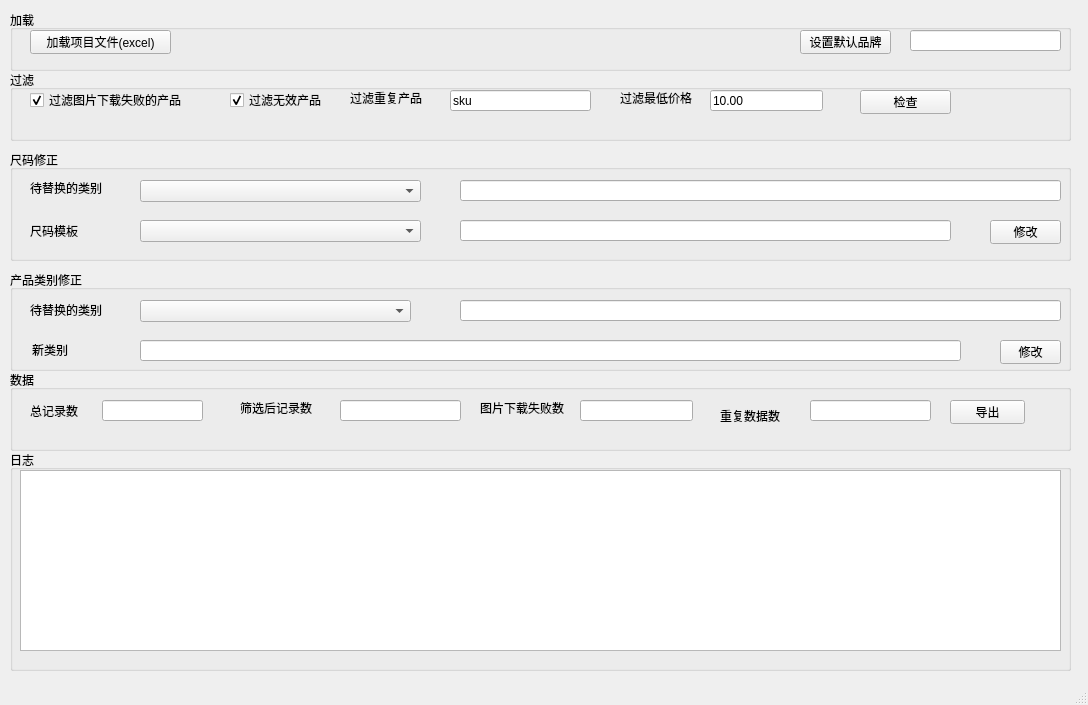
<?xml version="1.0" encoding="UTF-8"?>
<ui version="4.0">
 <class>MainWindow</class>
 <widget class="QMainWindow" name="MainWindow">
  <property name="geometry">
   <rect>
    <x>0</x>
    <y>0</y>
    <width>1088</width>
    <height>705</height>
   </rect>
  </property>
  <property name="windowTitle">
   <string>scrapy 数据导出工具</string>
  </property>
  <widget class="QWidget" name="centralwidget">
   <widget class="QGroupBox" name="groupBox">
    <property name="geometry">
     <rect>
      <x>10</x>
      <y>70</y>
      <width>1061</width>
      <height>71</height>
     </rect>
    </property>
    <property name="title">
     <string>过滤</string>
    </property>
    <widget class="QCheckBox" name="check_box_filter_image">
     <property name="geometry">
      <rect>
       <x>20</x>
       <y>20</y>
       <width>161</width>
       <height>20</height>
      </rect>
     </property>
     <property name="text">
      <string>过滤图片下载失败的产品</string>
     </property>
     <property name="checked">
      <bool>true</bool>
     </property>
    </widget>
    <widget class="QLineEdit" name="input_filter_repeat_product">
     <property name="geometry">
      <rect>
       <x>440</x>
       <y>20</y>
       <width>141</width>
       <height>21</height>
      </rect>
     </property>
     <property name="text">
      <string>sku</string>
     </property>
    </widget>
    <widget class="QLineEdit" name="input_filter_min_price">
     <property name="geometry">
      <rect>
       <x>700</x>
       <y>20</y>
       <width>113</width>
       <height>21</height>
      </rect>
     </property>
     <property name="text">
      <string>10.00</string>
     </property>
    </widget>
    <widget class="QLabel" name="label_5">
     <property name="geometry">
      <rect>
       <x>610</x>
       <y>20</y>
       <width>81</width>
       <height>16</height>
      </rect>
     </property>
     <property name="text">
      <string>过滤最低价格</string>
     </property>
    </widget>
    <widget class="QCheckBox" name="checkbox_filter_invalidate_product">
     <property name="geometry">
      <rect>
       <x>220</x>
       <y>20</y>
       <width>151</width>
       <height>20</height>
      </rect>
     </property>
     <property name="text">
      <string>过滤无效产品</string>
     </property>
     <property name="checked">
      <bool>true</bool>
     </property>
    </widget>
    <widget class="QLabel" name="label_6">
     <property name="geometry">
      <rect>
       <x>340</x>
       <y>20</y>
       <width>91</width>
       <height>16</height>
      </rect>
     </property>
     <property name="text">
      <string>过滤重复产品</string>
     </property>
    </widget>
    <widget class="QPushButton" name="button_check_data">
     <property name="geometry">
      <rect>
       <x>850</x>
       <y>20</y>
       <width>91</width>
       <height>24</height>
      </rect>
     </property>
     <property name="text">
      <string>检查</string>
     </property>
    </widget>
   </widget>
   <widget class="QGroupBox" name="groupBox_2">
    <property name="geometry">
     <rect>
      <x>10</x>
      <y>370</y>
      <width>1061</width>
      <height>81</height>
     </rect>
    </property>
    <property name="title">
     <string>数据</string>
    </property>
    <widget class="QLabel" name="label">
     <property name="geometry">
      <rect>
       <x>20</x>
       <y>30</y>
       <width>81</width>
       <height>21</height>
      </rect>
     </property>
     <property name="text">
      <string>总记录数</string>
     </property>
    </widget>
    <widget class="QLineEdit" name="input_total_quantity">
     <property name="geometry">
      <rect>
       <x>92</x>
       <y>30</y>
       <width>101</width>
       <height>21</height>
      </rect>
     </property>
     <property name="readOnly">
      <bool>true</bool>
     </property>
    </widget>
    <widget class="QLabel" name="label_2">
     <property name="geometry">
      <rect>
       <x>230</x>
       <y>30</y>
       <width>91</width>
       <height>16</height>
      </rect>
     </property>
     <property name="text">
      <string>筛选后记录数</string>
     </property>
    </widget>
    <widget class="QLineEdit" name="input_validate_quantity">
     <property name="geometry">
      <rect>
       <x>330</x>
       <y>30</y>
       <width>121</width>
       <height>21</height>
      </rect>
     </property>
     <property name="readOnly">
      <bool>true</bool>
     </property>
    </widget>
    <widget class="QLineEdit" name="input_image_failed_quantity">
     <property name="geometry">
      <rect>
       <x>570</x>
       <y>30</y>
       <width>113</width>
       <height>21</height>
      </rect>
     </property>
     <property name="readOnly">
      <bool>true</bool>
     </property>
    </widget>
    <widget class="QLabel" name="label_3">
     <property name="geometry">
      <rect>
       <x>470</x>
       <y>30</y>
       <width>91</width>
       <height>16</height>
      </rect>
     </property>
     <property name="text">
      <string>图片下载失败数</string>
     </property>
    </widget>
    <widget class="QLabel" name="label_4">
     <property name="geometry">
      <rect>
       <x>710</x>
       <y>30</y>
       <width>81</width>
       <height>31</height>
      </rect>
     </property>
     <property name="text">
      <string>重复数据数</string>
     </property>
    </widget>
    <widget class="QLineEdit" name="input_repeat_quantity">
     <property name="geometry">
      <rect>
       <x>800</x>
       <y>30</y>
       <width>121</width>
       <height>21</height>
      </rect>
     </property>
     <property name="readOnly">
      <bool>true</bool>
     </property>
    </widget>
    <widget class="QPushButton" name="button_export_data">
     <property name="geometry">
      <rect>
       <x>940</x>
       <y>30</y>
       <width>75</width>
       <height>24</height>
      </rect>
     </property>
     <property name="text">
      <string>导出</string>
     </property>
    </widget>
   </widget>
   <widget class="QGroupBox" name="groupBox_3">
    <property name="geometry">
     <rect>
      <x>10</x>
      <y>450</y>
      <width>1061</width>
      <height>221</height>
     </rect>
    </property>
    <property name="title">
     <string>日志</string>
    </property>
    <widget class="QTextEdit" name="textarea_log">
     <property name="geometry">
      <rect>
       <x>10</x>
       <y>20</y>
       <width>1041</width>
       <height>181</height>
      </rect>
     </property>
     <property name="readOnly">
      <bool>true</bool>
     </property>
    </widget>
   </widget>
   <widget class="QGroupBox" name="groupBox_4">
    <property name="geometry">
     <rect>
      <x>10</x>
      <y>10</y>
      <width>1061</width>
      <height>61</height>
     </rect>
    </property>
    <property name="title">
     <string>加载</string>
    </property>
    <widget class="QPushButton" name="button_load_project">
     <property name="geometry">
      <rect>
       <x>20</x>
       <y>20</y>
       <width>141</width>
       <height>24</height>
      </rect>
     </property>
     <property name="text">
      <string>加载项目文件(excel)</string>
     </property>
    </widget>
    <widget class="QLabel" name="label_project_file">
     <property name="geometry">
      <rect>
       <x>190</x>
       <y>21</y>
       <width>531</width>
       <height>20</height>
      </rect>
     </property>
     <property name="text">
      <string/>
     </property>
    </widget>
    <widget class="QPushButton" name="button_set_default_brand">
     <property name="geometry">
      <rect>
       <x>790</x>
       <y>20</y>
       <width>91</width>
       <height>24</height>
      </rect>
     </property>
     <property name="text">
      <string>设置默认品牌</string>
     </property>
    </widget>
    <widget class="QLineEdit" name="input_default_brand">
     <property name="geometry">
      <rect>
       <x>900</x>
       <y>20</y>
       <width>151</width>
       <height>21</height>
      </rect>
     </property>
    </widget>
   </widget>
   <widget class="QGroupBox" name="groupBox_5">
    <property name="geometry">
     <rect>
      <x>10</x>
      <y>150</y>
      <width>1061</width>
      <height>111</height>
     </rect>
    </property>
    <property name="title">
     <string>尺码修正</string>
    </property>
    <widget class="QComboBox" name="combo_box_category">
     <property name="geometry">
      <rect>
       <x>130</x>
       <y>30</y>
       <width>281</width>
       <height>22</height>
      </rect>
     </property>
    </widget>
    <widget class="QLabel" name="label_7">
     <property name="geometry">
      <rect>
       <x>20</x>
       <y>30</y>
       <width>81</width>
       <height>16</height>
      </rect>
     </property>
     <property name="text">
      <string>待替换的类别</string>
     </property>
    </widget>
    <widget class="QPushButton" name="button_update_size">
     <property name="geometry">
      <rect>
       <x>980</x>
       <y>70</y>
       <width>71</width>
       <height>24</height>
      </rect>
     </property>
     <property name="text">
      <string>修改</string>
     </property>
    </widget>
    <widget class="QLineEdit" name="input_size">
     <property name="geometry">
      <rect>
       <x>450</x>
       <y>70</y>
       <width>491</width>
       <height>21</height>
      </rect>
     </property>
    </widget>
    <widget class="QLabel" name="label_8">
     <property name="geometry">
      <rect>
       <x>20</x>
       <y>70</y>
       <width>71</width>
       <height>21</height>
      </rect>
     </property>
     <property name="text">
      <string>尺码模板</string>
     </property>
    </widget>
    <widget class="QComboBox" name="combobox_size_temolate">
     <property name="geometry">
      <rect>
       <x>130</x>
       <y>70</y>
       <width>281</width>
       <height>22</height>
      </rect>
     </property>
    </widget>
    <widget class="QLineEdit" name="input_category_pattern">
     <property name="geometry">
      <rect>
       <x>450</x>
       <y>30</y>
       <width>601</width>
       <height>21</height>
      </rect>
     </property>
    </widget>
   </widget>
   <widget class="QGroupBox" name="groupBox_6">
    <property name="geometry">
     <rect>
      <x>10</x>
      <y>270</y>
      <width>1061</width>
      <height>101</height>
     </rect>
    </property>
    <property name="title">
     <string>产品类别修正</string>
    </property>
    <widget class="QLabel" name="label_9">
     <property name="geometry">
      <rect>
       <x>20</x>
       <y>30</y>
       <width>91</width>
       <height>20</height>
      </rect>
     </property>
     <property name="text">
      <string>待替换的类别</string>
     </property>
    </widget>
    <widget class="QComboBox" name="combobox_category_name">
     <property name="geometry">
      <rect>
       <x>130</x>
       <y>30</y>
       <width>271</width>
       <height>22</height>
      </rect>
     </property>
    </widget>
    <widget class="QLineEdit" name="input_category_name_pattern">
     <property name="geometry">
      <rect>
       <x>450</x>
       <y>30</y>
       <width>601</width>
       <height>21</height>
      </rect>
     </property>
    </widget>
    <widget class="QLineEdit" name="input_new_category_name">
     <property name="geometry">
      <rect>
       <x>130</x>
       <y>70</y>
       <width>821</width>
       <height>21</height>
      </rect>
     </property>
    </widget>
    <widget class="QPushButton" name="button_upate_category_name">
     <property name="geometry">
      <rect>
       <x>990</x>
       <y>70</y>
       <width>61</width>
       <height>24</height>
      </rect>
     </property>
     <property name="text">
      <string>修改</string>
     </property>
    </widget>
    <widget class="QLabel" name="label_10">
     <property name="geometry">
      <rect>
       <x>22</x>
       <y>70</y>
       <width>71</width>
       <height>20</height>
      </rect>
     </property>
     <property name="text">
      <string>新类别</string>
     </property>
    </widget>
   </widget>
  </widget>
  <widget class="QMenuBar" name="menubar">
   <property name="geometry">
    <rect>
     <x>0</x>
     <y>0</y>
     <width>1088</width>
     <height>22</height>
    </rect>
   </property>
  </widget>
  <widget class="QStatusBar" name="statusbar"/>
 </widget>
 <resources/>
 <connections/>
</ui>
